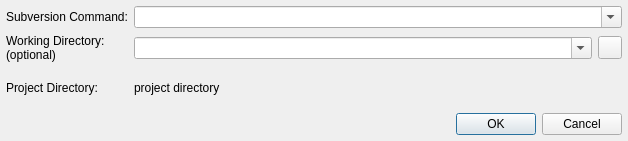
<?xml version="1.0" encoding="UTF-8"?>
<ui version="4.0">
 <class>SvnCommandDialog</class>
 <widget class="QDialog" name="SvnCommandDialog">
  <property name="geometry">
   <rect>
    <x>0</x>
    <y>0</y>
    <width>628</width>
    <height>141</height>
   </rect>
  </property>
  <property name="windowTitle">
   <string>Subversion Command</string>
  </property>
  <layout class="QVBoxLayout">
   <item>
    <layout class="QGridLayout">
     <item row="0" column="0">
      <widget class="QLabel" name="textLabel1">
       <property name="toolTip">
        <string/>
       </property>
       <property name="text">
        <string>Subversion Command:</string>
       </property>
      </widget>
     </item>
     <item row="0" column="1" colspan="2">
      <widget class="QComboBox" name="commandCombo">
       <property name="sizePolicy">
        <sizepolicy hsizetype="Expanding" vsizetype="Fixed">
         <horstretch>0</horstretch>
         <verstretch>0</verstretch>
        </sizepolicy>
       </property>
       <property name="toolTip">
        <string>Enter the Subversion command to be executed with all necessary parameters</string>
       </property>
       <property name="whatsThis">
        <string>&lt;b&gt;Subversion Command&lt;/b&gt;
&lt;p&gt;Enter the Subversion command to be executed including all necessary 
parameters. If a parameter of the commandline includes a space you have to 
surround this parameter by single or double quotes. Do not include the name 
of the subversion client executable (i.e. svn).&lt;/p&gt;</string>
       </property>
       <property name="editable">
        <bool>true</bool>
       </property>
       <property name="insertPolicy">
        <enum>QComboBox::InsertAtTop</enum>
       </property>
       <property name="duplicatesEnabled">
        <bool>false</bool>
       </property>
      </widget>
     </item>
     <item row="1" column="1">
      <widget class="QComboBox" name="workdirCombo">
       <property name="sizePolicy">
        <sizepolicy hsizetype="Expanding" vsizetype="Fixed">
         <horstretch>0</horstretch>
         <verstretch>0</verstretch>
        </sizepolicy>
       </property>
       <property name="toolTip">
        <string>Enter the working directory for the Subversion command</string>
       </property>
       <property name="whatsThis">
        <string>&lt;b&gt;Working directory&lt;/b&gt;
&lt;p&gt;Enter the working directory for the Subversion command.
This is an optional entry. The button to the right will open a 
directory selection dialog.&lt;/p&gt;</string>
       </property>
       <property name="editable">
        <bool>true</bool>
       </property>
       <property name="insertPolicy">
        <enum>QComboBox::InsertAtTop</enum>
       </property>
       <property name="duplicatesEnabled">
        <bool>false</bool>
       </property>
      </widget>
     </item>
     <item row="1" column="0">
      <widget class="QLabel" name="textLabel2">
       <property name="text">
        <string>Working Directory:&lt;br&gt;(optional)</string>
       </property>
      </widget>
     </item>
     <item row="2" column="0">
      <widget class="QLabel" name="textLabel3">
       <property name="sizePolicy">
        <sizepolicy hsizetype="Minimum" vsizetype="Preferred">
         <horstretch>0</horstretch>
         <verstretch>0</verstretch>
        </sizepolicy>
       </property>
       <property name="text">
        <string>Project Directory:</string>
       </property>
      </widget>
     </item>
     <item row="2" column="1" colspan="2">
      <widget class="QLabel" name="projectDirLabel">
       <property name="sizePolicy">
        <sizepolicy hsizetype="Expanding" vsizetype="Preferred">
         <horstretch>0</horstretch>
         <verstretch>0</verstretch>
        </sizepolicy>
       </property>
       <property name="toolTip">
        <string>This shows the root directory of the current project.</string>
       </property>
       <property name="text">
        <string>project directory</string>
       </property>
      </widget>
     </item>
     <item row="1" column="2">
      <widget class="QToolButton" name="dirButton">
       <property name="toolTip">
        <string>Select the working directory via a directory selection dialog</string>
       </property>
       <property name="whatsThis">
        <string>&lt;b&gt;Working directory&lt;/b&gt;
&lt;p&gt;Select the working directory for the Subversion command via a directory selection dialog.&lt;/p&gt;</string>
       </property>
      </widget>
     </item>
    </layout>
   </item>
   <item>
    <widget class="QDialogButtonBox" name="buttonBox">
     <property name="orientation">
      <enum>Qt::Horizontal</enum>
     </property>
     <property name="standardButtons">
      <set>QDialogButtonBox::Cancel|QDialogButtonBox::Ok</set>
     </property>
    </widget>
   </item>
  </layout>
 </widget>
 <layoutdefault spacing="6" margin="6"/>
 <pixmapfunction>qPixmapFromMimeSource</pixmapfunction>
 <tabstops>
  <tabstop>commandCombo</tabstop>
  <tabstop>workdirCombo</tabstop>
  <tabstop>dirButton</tabstop>
  <tabstop>buttonBox</tabstop>
 </tabstops>
 <resources/>
 <connections>
  <connection>
   <sender>buttonBox</sender>
   <signal>accepted()</signal>
   <receiver>SvnCommandDialog</receiver>
   <slot>accept()</slot>
   <hints>
    <hint type="sourcelabel">
     <x>27</x>
     <y>103</y>
    </hint>
    <hint type="destinationlabel">
     <x>27</x>
     <y>119</y>
    </hint>
   </hints>
  </connection>
  <connection>
   <sender>buttonBox</sender>
   <signal>rejected()</signal>
   <receiver>SvnCommandDialog</receiver>
   <slot>reject()</slot>
   <hints>
    <hint type="sourcelabel">
     <x>137</x>
     <y>100</y>
    </hint>
    <hint type="destinationlabel">
     <x>137</x>
     <y>123</y>
    </hint>
   </hints>
  </connection>
 </connections>
</ui>
